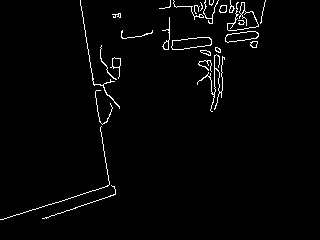
#> input picture Dev/Computer vision/samples/0 mid.jpg, 320 x 240 px, given in place of the camera
$ python vision.py
#> lines starting #> are read from the running program, lines starting #| are printed output that depends on the picture; after the words box and inside, x2 and y2 are one past the last pixel; in counts of white or black regions, pixels touching at a corner belong together
#> further down, imgOriginalSceneA is the input picture: shape (240, 320, 3); min 0, max 255, mean 5.5
import numpy as np
import cv2 as cv
from matplotlib import pyplot as plt
import time
import copy
from skimage.metrics import structural_similarity


DATAPATH = "D:\Documents\Computer Science\Year 3\Dissertation\Dev\Computer vision\StereoDat\ "
def readAndStereo(imgOriginalSceneA,imgOriginalSceneB):
    #stereo creation
    frame0_new=cv.cvtColor(imgOriginalSceneA, cv.COLOR_BGR2GRAY)
    frame1_new=cv.cvtColor(imgOriginalSceneB, cv.COLOR_BGR2GRAY)

    #blurr
    frame0_new = cv.filter2D(frame0_new,-1,kernel)
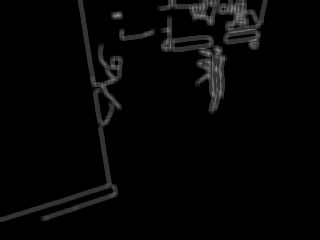
#> frame0_new: shape (240, 320); min 0, max 143, mean 5.5
    frame1_new = cv.filter2D(frame1_new,-1,kernel)

    #for i in range(16,int(16*5),16): #display different maps
    stereo = cv.StereoBM_create(numDisparities=16*2, blockSize=27) #gen stereo

    disparity = stereo.compute(frame0_new,frame1_new) #get map
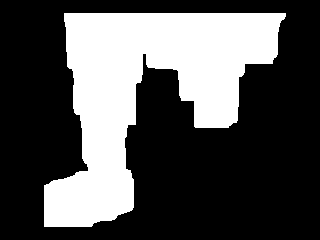
#> disparity: shape (240, 320) int16; values -16 (black) and 0 (white), 32.2% white; 1 white region, box (x1, y1, x2, y2) and area: (44, 13, 286, 227) 24711

    norm = np.zeros(frame0_new.shape) #create empty frame
    disp = cv.normalize(disparity, norm, alpha=0, beta=255, norm_type=cv.NORM_MINMAX, dtype=cv.CV_8U) #normalize
    return disp,frame0_new,frame1_new
# [45 lines left out: functions Kmeans, getSame, not called in this run]

capA = cv.VideoCapture(2)
capB = cv.VideoCapture(3)

not_broken=True

# define criteria, number of clusters(K) and apply kmeans()
criteria = (cv.TERM_CRITERIA_EPS + cv.TERM_CRITERIA_MAX_ITER, 10, 1.0)
K = 4
kernel = np.ones((5,5),np.float32)/25

retA, imgOriginalSceneA = capA.read()
retB, imgOriginalSceneB = capB.read()
Pastdisp,frame0_new,frame1_new=readAndStereo(imgOriginalSceneA,imgOriginalSceneB)
c=0
while not_broken: #loop through
    retA, imgOriginalSceneA = capA.read()
    retB, imgOriginalSceneB = capB.read()
    #=imgOriginalSceneA#[:len(imgOriginalSceneA)-40]
    #imgOriginalSceneB=imgOriginalSceneB[40:]
    cv.imwrite(DATAPATH+str(c)+"L.png",imgOriginalSceneA)
    cv.imwrite(DATAPATH+str(c)+"R.png",imgOriginalSceneB)
    disp,frame0_new,frame1_new=readAndStereo(imgOriginalSceneB,imgOriginalSceneA)
    #disp=getSame(Pastdisp,disp) #remove differences
    disp = cv.dilate(disp,kernel,iterations = 3)
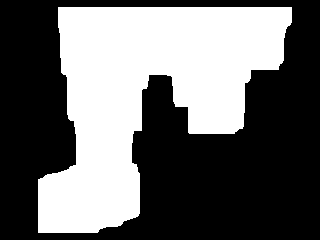
#> disp: shape (240, 320); 41% white; 1 white region, box (x1, y1, x2, y2) and area: (38, 7, 292, 233) 31470
    plt.subplot(1,3,1)
    plt.title("Original image A")
    plt.imshow(imgOriginalSceneA)
    plt.subplot(1,3,2)
    plt.title("Original image B")
    plt.imshow(imgOriginalSceneB)
    plt.subplot(1,3,3)
    plt.title("Disparity")
    plt.imshow(disp)
    #plt.savefig("save.png")
    #ad=cv.imread("save.png")
    plt.subplots_adjust(left=None, bottom=None, right=None, top=None, wspace=0.5, hspace=0.5)
    #plt.show()
    cv.imshow('disparity ',disp)
    #display original
    cv.imshow('original A',frame0_new)
    cv.imshow('original B',frame1_new)
    Pastdisp=copy.deepcopy(disp)


    if cv.waitKey(1) & 0xFF==ord('q'):
#> (key q is pressed here)
        break
    c+=1
capA.release()
capB.release()
cv.destroyAllWindows()
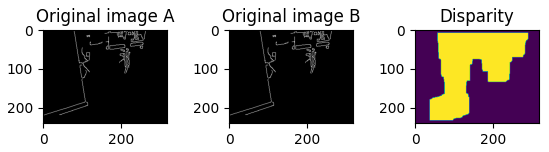
#> figure drawn by matplotlib, 3 panels
